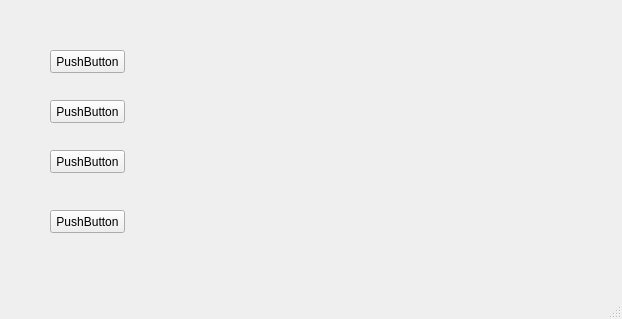
<?xml version="1.0" encoding="UTF-8"?>
<ui version="4.0">
 <class>MainWindow</class>
 <widget class="QMainWindow" name="MainWindow">
  <property name="geometry">
   <rect>
    <x>0</x>
    <y>0</y>
    <width>622</width>
    <height>319</height>
   </rect>
  </property>
  <property name="windowTitle">
   <string>MainWindow</string>
  </property>
  <widget class="QWidget" name="centralwidget">
   <widget class="QPushButton" name="pushButton_1">
    <property name="geometry">
     <rect>
      <x>50</x>
      <y>50</y>
      <width>75</width>
      <height>23</height>
     </rect>
    </property>
    <property name="text">
     <string>PushButton</string>
    </property>
   </widget>
   <widget class="QPushButton" name="pushButton_2">
    <property name="geometry">
     <rect>
      <x>50</x>
      <y>100</y>
      <width>75</width>
      <height>23</height>
     </rect>
    </property>
    <property name="text">
     <string>PushButton</string>
    </property>
   </widget>
   <widget class="QPushButton" name="pushButton_3">
    <property name="geometry">
     <rect>
      <x>50</x>
      <y>150</y>
      <width>75</width>
      <height>23</height>
     </rect>
    </property>
    <property name="text">
     <string>PushButton</string>
    </property>
   </widget>
   <widget class="QPushButton" name="pushButton_4">
    <property name="geometry">
     <rect>
      <x>50</x>
      <y>210</y>
      <width>75</width>
      <height>23</height>
     </rect>
    </property>
    <property name="text">
     <string>PushButton</string>
    </property>
   </widget>
  </widget>
  <widget class="QMenuBar" name="menubar">
   <property name="geometry">
    <rect>
     <x>0</x>
     <y>0</y>
     <width>622</width>
     <height>21</height>
    </rect>
   </property>
  </widget>
  <widget class="QStatusBar" name="statusbar"/>
 </widget>
 <resources/>
 <connections/>
</ui>
